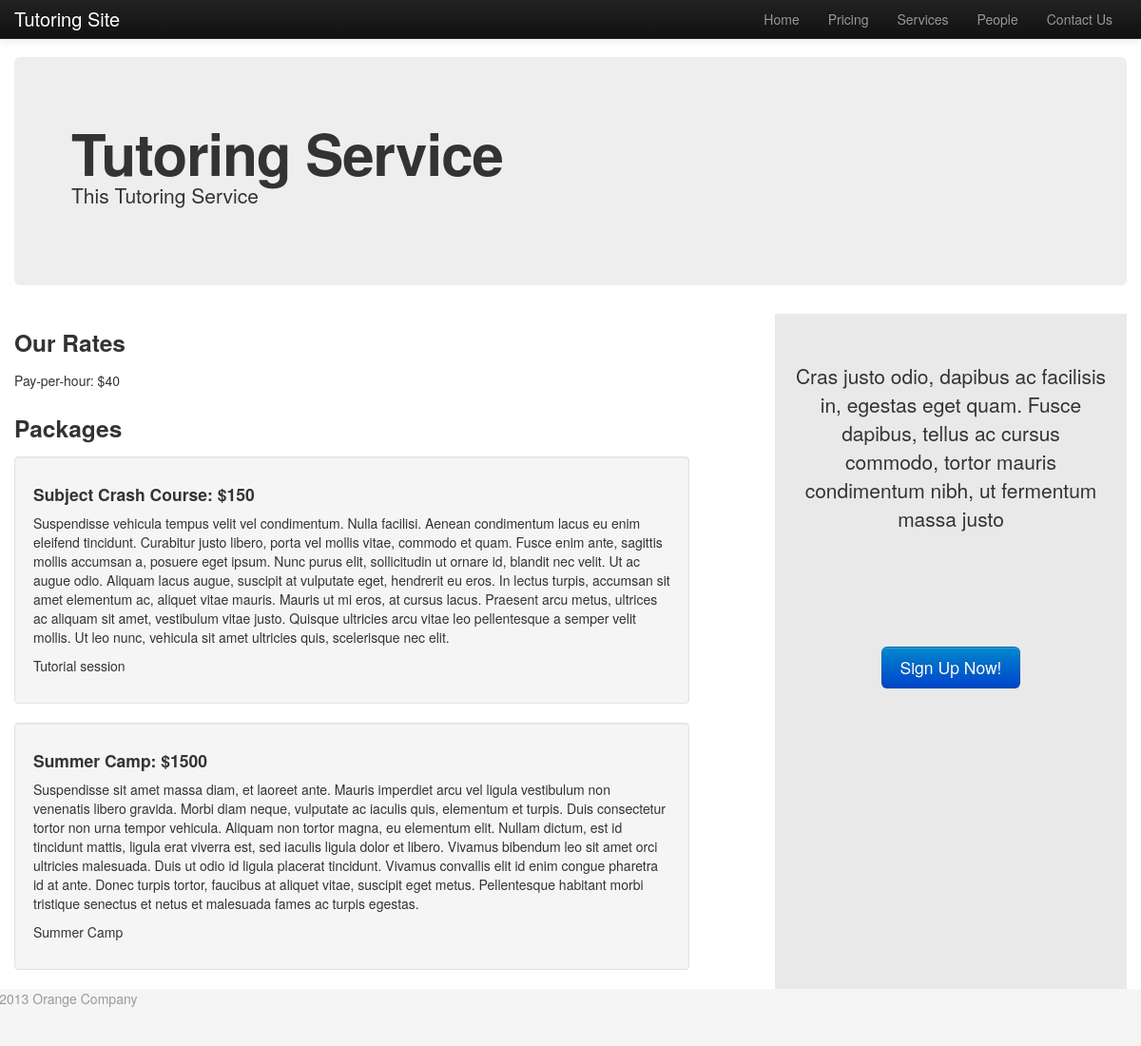
The page /price/ on the database its author committed.
### price/models.py (models this page shows, shortened)
class SimplePrice(models.Model):
    title = models.CharField(max_length=200)
    price = models.IntegerField()

class PackagePrice(models.Model):
    title = models.CharField(max_length=200)
    price = models.IntegerField()
    description = models.TextField()
    service = models.CharField(max_length=200)

### price/views.py (the view)
def index(request):
    basic_list = SimplePrice.objects.order_by('title')
    package_list = PackagePrice.objects.order_by('title')
    return render(request, 'price/price.html', {'basic_list': basic_list, 'package_list' : package_list})

### price/templates/price/price.html (shortened to what this page needs)
{% extends "base.html" %}
{% block content %}<div class="row col-wrap">
							<div class="span8">
								<h3>Our Rates</h3>
							{% if basic_list %}
								{% for SimplePrice in basic_list %}
										<div class="row">
											<div class="span8">
												<p>{{ SimplePrice.title }}: ${{ SimplePrice.price }}</p>
											</div>
										</div>
								{% endfor %}
								{% else %}
									<p>No Prices</p>
								{% endif %}
								{% if package_list %}
									<h3>Packages</h3>
									{% for PackagePrice in package_list %}
										<div class="row">
											<div class="span7 well">
												<h4>{{ PackagePrice.title }}: ${{ PackagePrice.price }}</h4>
												<p>{{ PackagePrice.description }}</p>
												<p>{{ PackagePrice.service }}</p>
											</div>
										</div>
									{% endfor %}
							{% else %}
									<p>No Prices</p>
							{% endif %}
							</div>
						{% include "sidebarsignup.html" %}
				    </div>
{% endblock %}

### static/TutoringSite/css/custom.css (style rules this page uses)
html, body { height: 100%; }
.col-wrap { overflow: hidden; }

### rows shown on the page
SimplePrice: title "Pay-per-hour", price "40"
PackagePrice: title "Subject Crash Course", price "150", description "Suspendisse vehicula tempus velit vel condimentum. Nulla facilisi. Aenean condimentum lacus eu enim eleifend tincidunt. Curabitur justo libero, porta vel mollis vitae, commodo et quam. Fusce enim ante, sagittis mollis accumsan a, posuere eget ipsum. Nunc purus elit, sollicitudin ut ornare id, blandit nec velit. Ut ac augue odio. Aliquam lacus augue, suscipit at vulputate eget, hendrerit eu eros. In lectus turpis, accumsan sit amet elementum ac, aliquet vitae mauris. Mauris ut mi eros, at cursus lacus. Praesent arcu metus, ultrices ac aliquam sit amet, vestibulum vitae justo. Quisque ultricies arcu vitae leo pellentesque a semper velit mollis. Ut leo nunc, vehicula sit amet ultricies quis,…", service "Tutorial session"
PackagePrice: title "Summer Camp", price "1500", description "Suspendisse sit amet massa diam, et laoreet ante. Mauris imperdiet arcu vel ligula vestibulum non venenatis libero gravida. Morbi diam neque, vulputate ac iaculis quis, elementum et turpis. Duis consectetur tortor non urna tempor vehicula. Aliquam non tortor magna, eu elementum elit. Nullam dictum, est id tincidunt mattis, ligula erat viverra est, sed iaculis ligula dolor et libero. Vivamus bibendum leo sit amet orci ultricies malesuada. Duis ut odio id ligula placerat tincidunt. Vivamus convallis elit id enim congue pharetra id at ante. Donec turpis tortor, faucibus at aliquet vitae, suscipit eget metus. Pellentesque habitant morbi tristique senectus et netus et malesuada fames ac turpis…", service "Summer Camp"
